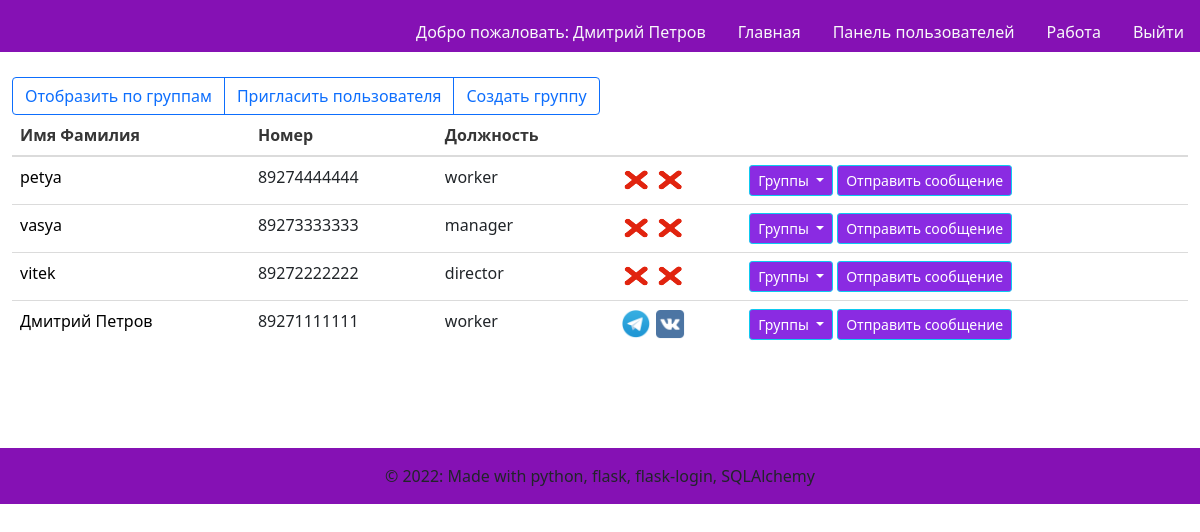
The page /workallusers (signed in) on the database its author committed.
### models.py (models this page shows)
class User(UserMixin, db.Model):
    id = db.Column(db.Integer,
                   nullable=False,
                   unique=True,
                   primary_key=True,
                   autoincrement=True)  # primary keys are required by SQLAlchemy
    password = db.Column(db.String(100))  # пароль есть только у администраторов и модераторов
    name = db.Column(db.String(100))  # имя фамилия
    phone_number = db.Column(db.String(11), unique=True)  # номер телефона
    vk_authorized = db.Column(db.Boolean, default=False)  # авторизован вк или нет
    tlg_authorized = db.Column(db.Boolean, default=False)  # авторизован в телеграм или нет
    status = db.Column(db.String(30))  # статус пользователя(ожидает подтверждения\в архиве\подтвержден)
    app_role = db.Column(db.String(20))  # роль в приложении(админ, модератор, пользователь)
    organisation_role = db.Column(db.String(100))  # должность в организации
    tlg_chat_id = db.Column(db.Integer, default=-1)
    vk_chat_id = db.Column(db.Integer, default=-1)

### main.py (the view)
@main.route('/workallusers')
@login_required
def workallusers():
    users = User.query.filter(User.status.in_([CONFIRMED, WAITING_ARCHIEVED])).order_by(User.name).all()
    relations = db.session.query(users_groups_relations).all()
    groups = Group.query.all()
    return render_template('workallusers.html', users=users, groups=groups, relations=relations)

### templates/workallusers.html (shortened to what this page needs)
{% extends "base.html" %}
{% block content %}
<div class="btn-group" role="group" aria-label="Basic outlined example" style="margin-top: 5px">
<a class="btn btn-outline-primary" href="./workallgroups" role="button">Отобразить по группам</a>
<a class="btn btn-outline-primary" href="{{url_for('users.createuser')}}" role="button">Пригласить пользователя</a>
<a class="btn btn-outline-primary" href="{{url_for('groups.creategroup')}}" role="button">Создать группу</a>
</div>
<table class="table table-hover">
  <thead>
    <tr>
      <th scope="col">Имя Фамилия</th>
      <th scope="col">Номер</th>
      <th scope="col">Должность</th>
        <th scope="col"></th>
      <th scope="col"></th>
    </tr>
  </thead>
    <tbody>
        {%for user in users%}
        <tr>
          <td scope="row">
              <a class="text-decoration-none" style="color: black"
                 href="{{ url_for('users.edituser', id=user['id']) }}">
              {{ user['name'] }}</a></td>
          <td>{{ user['phone_number'] }}</td>
          <td>{{ user['organisation_role'] }}</td>
          <td>
              {% if user['tlg_authorized'] %}
                  <img src="../static/images/tg.png" alt="TG" class="img-rounded" style="height:30px; width:30px"/>
              {% else %}
                  <img src="../static/images/none.png" alt="" class="img-rounded" style="height:30px; width:30px"/>
              {% endif %}
              {% if user['vk_authorized'] %}
                  <img src="../static/images/vk.png" alt="VK" class="img-rounded" style="height:30px; width:30px"/>
              {% else %}
                  <img src="../static/images/none.png" alt="" class="img-rounded" style="height:30px; width:30px"/>
              {% endif %}
          </td>
          <td>  <div class="dropdown">
                  <a class="btn btn-info btn-sm dropdown-toggle"
                     href="#" role="button" id="dropdownMenuLink"
                     data-bs-toggle="dropdown"
                     aria-expanded="false"
                        style="background-color:blueviolet; color:white">
                    Группы
                  </a>
                </div>
                <a class="btn btn-info btn-sm" style="background-color:blueviolet; color:white" href="{{ url_for('messages.usermessage', id=user['id']) }}">
                    Отправить сообщение
                </a>
          </td>
        </tr>
          {%endfor%}
    </tbody>
</table>
{% endblock %}

### templates/base.html (shortened to what this page needs)
<!DOCTYPE html>
<html>
<head>
    <link rel="stylesheet" href="https://cdnjs.cloudflare.com/ajax/libs/bulma/0.7.2/css/bulma.min.css" />
    <link href="https://cdn.jsdelivr.net/npm/bootstrap@5.1.3/dist/css/bootstrap.min.css" rel="stylesheet">
    <link rel="stylesheet" href="../static/css/preloader.css"/>
</head>
<body class="loader-body" style="background-color: #ffffff; height: inherit">
            <nav class="d-none page-header navbar navbar-light sticky-top" style="background-color: #8511b4;">
                <div class="container-fluid ">
                    <ul class="nav nav-pills position-absolute bottom-0 end-0">
                        {% if current_user.is_authenticated %}
                        <li class="nav-item">
                            <a class="nav-link text-light" style="color: black"
                                        href="{{ url_for('users.edituser', id=current_user.id) }}">
                                Добро пожаловать: {{ current_user.name }}
                            </a>
                         </li>
                        {% endif %}
                        <li class="nav-item" >
                            <a href="{{ url_for('main.index') }}" class="nav-link text-light">
                                Главная
                            </a>
                        </li>
                        {% if current_user.is_authenticated %}
                        <li class="nav-item">
                            <a href="{{ url_for('main.admusers') }}" class="nav-link text-light">
                                Панель пользователей
                            </a>
                        </li>
                        {% endif %}
                        {% if current_user.is_authenticated %}
                        <li class="nav-item">
                            <a href="{{ url_for('main.workallusers') }}" class="nav-link text-light">
                                Работа
                            </a>
                        </li>
                        {% endif %}
                        {% if current_user.is_authenticated %}
                        <li class="nav-item">
                            <a href="{{ url_for('auth.logout') }}" class="nav-link text-light">
                                Выйти
                            </a>
                        </li>
                        {% endif %}
                    </ul>
                </div>
            </nav>
            <div class="d-none page-main container-fluid" style="height: 82%">
                   {% block content %}
                   {% endblock %}
            </div>
            <footer class="d-none page-footer font-small blue" style="background-color: #8511b4; margin-top: 100px">
              <div class="footer-copyright text-center py-3">© 2022: Made with python, flask, flask-login, SQLAlchemy
              </div>
            </footer>
    </body>
</html>

### rows shown on the page
User: name "Дмитрий Петров", phone_number "89271111111", organisation_role "worker", tlg_authorized True (drawn), vk_authorized True (drawn)
User: name "petya", phone_number "89274444444", organisation_role "worker", tlg_authorized False (drawn), vk_authorized False (drawn)
User: name "vasya", phone_number "89273333333", organisation_role "manager", tlg_authorized False (drawn), vk_authorized False (drawn)
User: name "vitek", phone_number "89272222222", organisation_role "director", tlg_authorized False (drawn), vk_authorized False (drawn)
